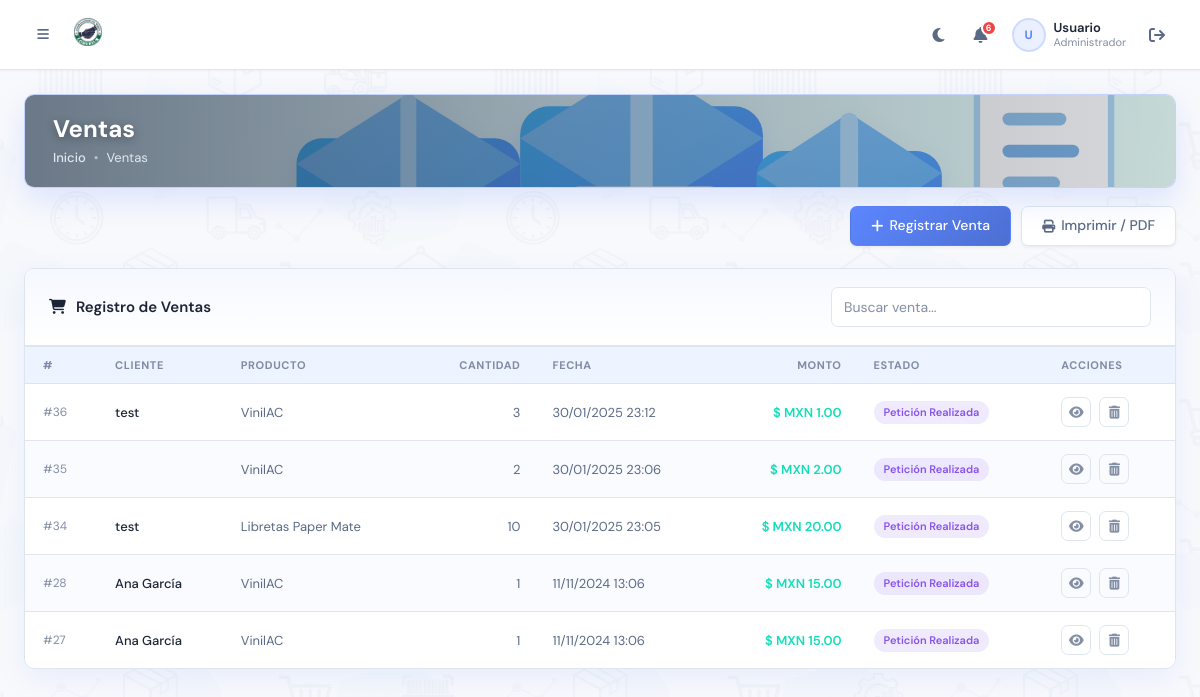
Page /gestion_ventas.php (signed in) on the committed database.
### tables this page shows
CREATE TABLE `Ventas` (
  `id_venta` int(11) NOT NULL,
  `id_cliente` int(11) DEFAULT NULL,
  `fecha_venta` datetime DEFAULT NULL,
  `monto_total` decimal(10,2) DEFAULT NULL,
  `tipo_accion` varchar(50) DEFAULT 'venta',
  `estado` enum('Petición Realizada','Producto Pagado','En Envío','Entregado','Devuelto','En Curso') DEFAULT 'En Curso'
);

CREATE TABLE `Usuarios` (
  `id_usuario` int(11) NOT NULL,
  `nombre` varchar(100) DEFAULT NULL,
  `correo_electronico` varchar(100) DEFAULT NULL,
  `contrasena` varchar(255) DEFAULT NULL,
  `rol` enum('Administrador','Usuario','Empleado') DEFAULT NULL,
  `estado` enum('Activo','Inactivo') DEFAULT NULL,
  `telefono` varchar(20) DEFAULT NULL,
  `fecha_creacion` datetime DEFAULT NULL,
  `direccion` varchar(255) DEFAULT NULL
);

CREATE TABLE `Inventario` (
  `id_producto` int(11) NOT NULL,
  `nombre_producto` varchar(100) DEFAULT NULL,
  `cantidad_disponible` int(11) DEFAULT NULL,
  `stock_minimo` int(11) DEFAULT NULL,
  `fecha_ultima_actualizacion` datetime DEFAULT NULL,
  `ubicacion_id` int(11) DEFAULT NULL,
  `id_proveedor` int(11) DEFAULT NULL
);

CREATE TABLE `Detalle_Ventas` (
  `id_detalle` int(11) NOT NULL,
  `id_venta` int(11) DEFAULT NULL,
  `id_producto` int(11) DEFAULT NULL,
  `cantidad_vendida` int(11) DEFAULT NULL,
  `precio_unitario` decimal(10,2) DEFAULT NULL
);

### utils/pagination.php (called while the page is built, shortened)
<?php
function getPaginationParams(int $defaultLimit = 25): array {
    $page  = max(1, intval($_GET['page'] ?? 1));
    $limit = in_array(intval($_GET['limit'] ?? $defaultLimit), [10, 25, 50, 100])
        ? intval($_GET['limit'] ?? $defaultLimit)
        : $defaultLimit;
    $offset = ($page - 1) * $limit;
    return ['page' => $page, 'limit' => $limit, 'offset' => $offset];
}

### utils/db.php (called while the page is built, shortened)
<?php
function dbQuery(mysqli $conn, string $sql, string $types = '', mixed ...$params): mysqli_result|bool {
    $stmt = $conn->prepare($sql);
    if ($types && $params) {
        $stmt->bind_param($types, ...$params);
    }
    if (!$stmt->execute()) {
        error_log("DB execute error: " . $stmt->error . " | SQL: $sql");
        $stmt->close();
        return false;
    }
    $result = $stmt->get_result();
    return $result ?: true;
}
function dbFetchAll(mysqli $conn, string $sql, string $types = '', mixed ...$params): array {
    $result = dbQuery($conn, $sql, $types, ...$params);
    return $result->fetch_all(MYSQLI_ASSOC);
}

### utils/system_settings.php (called while the page is built, shortened)
<?php
function getSystemCurrencyMap(): array
{
    return [
        'MXN' => ['label' => '$ MXN', 'symbol' => '$ MXN'],
        'USD' => ['label' => 'USD $', 'symbol' => 'USD $'],
        'EUR' => ['label' => 'EUR €', 'symbol' => '€'],
    ];
}
function getSystemSettingsDefaults(): array
{
    return [
        'umbral_stock_bajo'            => 5,
        'permitir_inventario_negativo' => 0,
        'categorizacion_automatica'    => 0,
        'logo_path'                    => null,
        'banner_imagen'                => null,
        'banner_overlay_color'         => '#0f172a',
        'banner_overlay_opacidad'      => 0.56,
        'banner_texto_primario'        => '#ffffff',
        'banner_texto_secundario'      => '#e2e8f0',
        'color_acento'                 => '#5d87ff',
        'nombre_instancia'             => 'Master Inventario',
        'moneda_codigo'                => 'MXN',
        'posicion_moneda'              => 'antes',
        'formato_fecha'                => 'd/m/Y',
        'formato_hora'                 => 'H:i',
        'zona_horaria'                 => 'America/Mexico_City',
        'densidad_tablas'              => 'comoda',
        'modo_oscuro_permanente'       => 0,
        'logs_actividad'               => 1,
        'tamano_fuente'                => 'mediano',
        'bg_imagen'                    => null,
        'bg_opacidad'                  => 0.22,
    ];
}
function getSystemSettings(): array
{
    if (isset($GLOBALS['SYSTEM_SETTINGS']) && is_array($GLOBALS['SYSTEM_SETTINGS'])) {
        return $GLOBALS['SYSTEM_SETTINGS'];
    }
    return getSystemSettingsDefaults();
}
function systemSetting(string $key, mixed $default = null): mixed
{
    $settings = getSystemSettings();
    return $settings[$key] ?? $default;
}
function appCurrencySymbol(): string
{
    $map = getSystemCurrencyMap();
    $code = systemSetting('moneda_codigo', 'MXN');
    return $map[$code]['symbol'] ?? '$ MXN';
}
function appFormatCurrency(float $amount, int $decimals = 2): string
{
    $symbol = appCurrencySymbol();
    $position = systemSetting('posicion_moneda', 'antes');
    $sign = $amount < 0 ? '-' : '';
    $formatted = number_format(abs($amount), $decimals, '.', ',');
    return $sign . $symbol . ' ' . $formatted;
}
function parseDateToTimestamp(mixed $value): ?int
{
    if (is_int($value)) return $value;
    $ts = strtotime((string)$value);
    return $ts !== false ? $ts : null;
}
function appFormatDateTime(mixed $value): string
{
    $ts = parseDateToTimestamp($value);
    $dateFormat = systemSetting('formato_fecha', 'd/m/Y');
    $timeFormat = systemSetting('formato_hora', 'H:i');
    return date($dateFormat . ' ' . $timeFormat, $ts);
}

### gestion_ventas.php (the view, shortened to what this page needs)
<?php
require_once 'config.php';
$user_role   = $_SESSION['user_role'] ?? null;
$can_add_sales    = ($user_role == 'Empleado' || $user_role == 'Administrador');
$can_manage_sales = ($user_role == 'Administrador');
['page' => $page, 'limit' => $limit, 'offset' => $offset] = getPaginationParams(25);
$ventas = dbFetchAll($conn,
    "SELECT V.id_venta, U.nombre AS cliente, V.fecha_venta, V.monto_total, DV.cantidad_vendida, I.nombre_producto, V.estado
     FROM Ventas V
     JOIN Usuarios U ON V.id_cliente = U.id_usuario
     JOIN Detalle_Ventas DV ON V.id_venta = DV.id_venta
     JOIN Inventario I ON DV.id_producto = I.id_producto
     ORDER BY V.fecha_venta DESC LIMIT ? OFFSET ?",
    "ii", $limit, $offset
);
include('layout/sidebar.php');
?>
<div class="page-banner">
    <div class="page-banner-content">
        <h1>Ventas</h1>
        <div class="page-banner-breadcrumb">
            <a href="dashboard.php">Inicio</a>
            <span class="sep">•</span>
            <span>Ventas</span>
        </div>
    </div>
    <img src="assets/images/breadcrumb/inventario_productos_banner.svg" alt="Banner de inventario de productos" class="page-banner-img">
</div>
<div class="module-actions-row">
    <?php if ($can_add_sales): ?>
    <button type="button" class="btn-primary-master" onclick="openModal('createSaleModal')">
        <i class="fas fa-plus"></i> Registrar Venta
    </button>
    <?php endif; ?>
    <button type="button" class="btn-secondary-master btn-print-module" onclick="window.print()">
        <i class="fas fa-print"></i> Imprimir / PDF
    </button>
</div>
<div class="card-master">
    <div class="card-header-master">
        <h3><i class="fas fa-shopping-cart icon-pink"></i>Registro de Ventas</h3>
        <div class="table-search-wrap no-icon">
            <input type="text" id="tableSearchSales" class="table-search-input" placeholder="Buscar venta...">
        </div>
    </div>
    <?php if (!empty($ventas)): ?>
    <div class="table-wrap">
        <table class="data-table" id="salesTable">
            <thead>
                <tr>
                    <th>#</th>
                    <th>Cliente</th>
                    <th>Producto</th>
                    <th style="text-align:right;">Cantidad</th>
                    <th>Fecha</th>
                    <th style="text-align:right;">Monto</th>
                    <th>Estado</th>
                    <?php if ($can_add_sales): ?>
                    <th>Acciones</th>
                    <?php endif; ?>
                </tr>
            </thead>
            <tbody>
                <?php foreach ($ventas as $row): ?>
                <tr>
                    <td class="td-muted">#<?= htmlspecialchars($row['id_venta']) ?></td>
                    <td class="td-primary"><?= htmlspecialchars($row['cliente']) ?></td>
                    <td><?= htmlspecialchars($row['nombre_producto']) ?></td>
                    <td class="num"><?= htmlspecialchars($row['cantidad_vendida']) ?></td>
                    <td><?= htmlspecialchars(appFormatDateTime($row['fecha_venta']), ENT_QUOTES, 'UTF-8') ?></td>
                    <td class="td-amount"><?= htmlspecialchars(appFormatCurrency((float)$row['monto_total']), ENT_QUOTES, 'UTF-8') ?></td>
                    <td><span class="badge-pill <?= $row['estado'] === 'Entregado' ? 'badge-success' : ($row['estado'] === 'Devuelto' ? 'badge-danger' : 'badge-info') ?>"><?= htmlspecialchars($row['estado']) ?></span></td>
                    <?php if ($can_add_sales): ?>
                    <td>
                        <div class="td-actions">
                            <button class="btn-icon" title="Ver Detalles" onclick="openEditModal(<?= intval($row['id_venta']) ?>)">
                                <i class="fas fa-eye"></i>
                            </button>
                            <?php if ($can_manage_sales): ?>
                            <a href="gestion_ventas.php?delete=<?= intval($row['id_venta']) ?>" class="btn-icon danger" title="Eliminar" onclick="return confirm('¿Eliminar esta venta? El inventario será restaurado.');">
                                <i class="fas fa-trash-alt"></i>
                            </a>
                            <?php endif; ?>
                        </div>
                    </td>
                    <?php endif; ?>
                </tr>
                <?php endforeach; ?>
            </tbody>
        </table>
    </div>
    <?php endif; ?>
</div>
<?php include('layout/footer_main.php'); ?>

### styles/template-theme.css (style rules this page uses)
:root { --primary: #5d87ff; --secondary: #49beff; --success: #13deb9; --warning: #f6b51e; --error: #ef4444; --info: #8754ec; --dark: #1c2536; --white: #ffffff; --bodytext: rgba(90, 106, 133, 0.75); --lightprimary: rgba(93, 135, 255, 0.12); --lightsecondary: rgba(73, 190, 255, 0.12); --lightsuccess: rgba(19, 222, 185, 0.12); --lightwarning: rgba(246, 181, 30, 0.12); --lighterror: rgba(239, 68, 68, 0.12); --lightinfo: rgba(135, 84, 236, 0.12); --primaryemphasis: color-mix(in srgb, #5d87ff 80%, #000); --secondaryemphasis: color-mix(in srgb, #49beff 80%, #000); --successemphasis: color-mix(in srgb, #13deb9 80%, #000); --warningemphasis: color-mix(in srgb, #f6b51e 80%, #000); --erroremphasis: color-mix(in srgb, #ef4444 80%, #000); --infoemphasis: color-mix(in srgb, #8754ec 80%, #000); --sidebar-width: 270px; --header-height: 70px; --bg-body: #f6f8fb; --bg-sidebar: #ffffff; --bg-card: #ffffff; --text-heading: #1c2536; --text-body: #5a6a85; --text-muted: rgba(90, 106, 133, 0.75); --text-primary: #1c2536; --text-secondary: #5a6a85; --accent-cyan: #49beff; --accent-pink: #f06292; --accent-violet: #8754ec; --bg-card-alt: #f8faff; --bg-soft: #eef4ff; --bg-soft-2: #edf9ff; --border-color: #dfe5ef; --shadow-sm: 0 0.125rem 0.25rem rgba(0, 0, 0, 0.055); --shadow-md: 0 1px 4px rgba(133, 146, 173, 0.2); --shadow-card: 0 2px 20px rgba(93, 135, 255, 0.06); --card-glow: 0 10px 28px rgba(93, 135, 255, 0.10); --shadow-lg: 0 10px 40px rgba(0, 0, 0, 0.12); --radius-sm: 4px; --radius-md: 7px; --radius-lg: 10px; --radius-xl: 14px; --space-1: 8px; --space-2: 16px; --space-3: 24px; --space-4: 32px; --transition-speed: 0.2s; --transition-ease: ease-in-out; }
*, *::before, *::after { box-sizing: border-box; margin: 0; padding: 0; }
html, body { height: 100%; font-family: 'DM Sans', 'Inter', -apple-system, BlinkMacSystemFont, sans-serif; background: var(--bg-body); color: var(--text-body); overflow-x: hidden; font-size: 14px; line-height: 1.5; }
body::before { content: ''; position: fixed; inset: 0; background-image: url('../assets/images/bg/pattern-bg.png'); background-repeat: repeat; background-size: 900px auto; background-position: top center; opacity: 0.22; pointer-events: none; z-index: 0; transition: opacity 0.4s ease, filter 0.4s ease; }
a { text-decoration: none; color: inherit; }
img { max-width: 100%; }
button { cursor: pointer; font-family: inherit; }
input, select, textarea { font-family: inherit; }
.card-master { background: var(--bg-card); border-radius: var(--radius-lg); border: 1px solid var(--border-color); box-shadow: var(--card-glow); overflow: hidden; transition: transform var(--transition-speed) var(--transition-ease), box-shadow var(--transition-speed) var(--transition-ease); }
.data-table { width: 100%; border-collapse: collapse; font-size: 13px; }
.data-table thead th { text-align: left; padding: 10px 14px; font-size: 11px; font-weight: 700; text-transform: uppercase; letter-spacing: 0.6px; color: var(--text-muted); border-bottom: 1px solid var(--border-color); background: transparent; white-space: nowrap; }
.data-table tbody td { padding: 13px 14px; border-bottom: 1px solid var(--border-color); color: var(--text-body); vertical-align: middle; }
.data-table tbody tr { transition: background 0.12s; }
.data-table tbody tr:last-child td { border-bottom: none; }
.badge-pill { display: inline-flex; align-items: center; padding: 3px 10px; border-radius: 20px; font-size: 11px; font-weight: 600; background: var(--lightsuccess); color: #0a8f78; }
.badge-pill.badge-info { background: var(--lightinfo); color: var(--info); }
.form-control, input[type="text"], input[type="email"], input[type="password"], input[type="number"], input[type="tel"], input[type="date"], select, textarea { width: 100%; padding: 10px 14px; border: 1px solid var(--border-color); border-radius: var(--radius-md); font-size: 14px; color: var(--dark); background: var(--white); outline: none; transition: all 0.18s; font-family: inherit; }
.form-control::placeholder, input::placeholder, textarea::placeholder { color: var(--text-muted); }
*, *::before, *::after { transition-property: background-color, border-color, color; transition-duration: var(--transition-speed); transition-timing-function: var(--transition-ease); }

### rows in the picture
ventas: id_venta "36", id_cliente.nombre "test", inventario.nombre_producto "VinilAC", detalle_ventas.cantidad_vendida "3", fecha_venta "30/01/2025 23:12", monto_total "$ MXN 1.00", estado "Petición Realizada"
ventas: id_venta "35", inventario.nombre_producto "VinilAC", detalle_ventas.cantidad_vendida "2", fecha_venta "30/01/2025 23:06", monto_total "$ MXN 2.00", estado "Petición Realizada"
ventas: id_venta "34", id_cliente.nombre "test", inventario.nombre_producto "Libretas Paper Mate", detalle_ventas.cantidad_vendida "10", fecha_venta "30/01/2025 23:05", monto_total "$ MXN 20.00", estado "Petición Realizada"
ventas: id_venta "28", id_cliente.nombre "Ana García", inventario.nombre_producto "VinilAC", detalle_ventas.cantidad_vendida "1", fecha_venta "11/11/2024 13:06", monto_total "$ MXN 15.00", estado "Petición Realizada"
ventas: id_venta "27", id_cliente.nombre "Ana García", inventario.nombre_producto "VinilAC", detalle_ventas.cantidad_vendida "1", fecha_venta "11/11/2024 13:06", monto_total "$ MXN 15.00", estado "Petición Realizada"

### other values in the picture
$alertas_nav "6"
mb_substr($user_nombre, 0, 1) "U"
$user_nombre "Usuario"
$user_role "Administrador"
